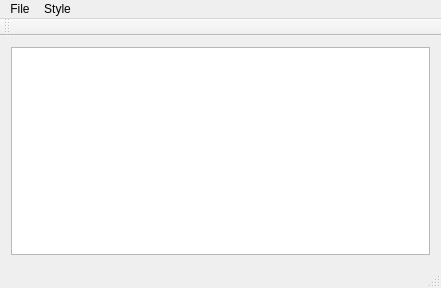
<?xml version="1.0" encoding="UTF-8"?>
<ui version="4.0">
 <class>MainWindow</class>
 <widget class="QMainWindow" name="MainWindow">
  <property name="geometry">
   <rect>
    <x>0</x>
    <y>0</y>
    <width>441</width>
    <height>288</height>
   </rect>
  </property>
  <property name="windowTitle">
   <string>MainWindow</string>
  </property>
  <widget class="QWidget" name="centralWidget">
   <layout class="QVBoxLayout" name="verticalLayout">
    <item>
     <widget class="QTextEdit" name="teLines">
      <property name="sizePolicy">
       <sizepolicy hsizetype="Preferred" vsizetype="Preferred">
        <horstretch>0</horstretch>
        <verstretch>0</verstretch>
       </sizepolicy>
      </property>
      <property name="layoutDirection">
       <enum>Qt::LeftToRight</enum>
      </property>
      <property name="sizeAdjustPolicy">
       <enum>QAbstractScrollArea::AdjustToContents</enum>
      </property>
      <property name="html">
       <string>&lt;!DOCTYPE HTML PUBLIC &quot;-//W3C//DTD HTML 4.0//EN&quot; &quot;http://www.w3.org/TR/REC-html40/strict.dtd&quot;&gt;
&lt;html&gt;&lt;head&gt;&lt;meta name=&quot;qrichtext&quot; content=&quot;1&quot; /&gt;&lt;style type=&quot;text/css&quot;&gt;
p, li { white-space: pre-wrap; }
&lt;/style&gt;&lt;/head&gt;&lt;body style=&quot; font-family:'Ubuntu'; font-size:11pt; font-weight:400; font-style:normal;&quot;&gt;
&lt;p style=&quot;-qt-paragraph-type:empty; margin-top:0px; margin-bottom:0px; margin-left:0px; margin-right:0px; -qt-block-indent:0; text-indent:0px;&quot;&gt;&lt;br /&gt;&lt;/p&gt;&lt;/body&gt;&lt;/html&gt;</string>
      </property>
     </widget>
    </item>
   </layout>
  </widget>
  <widget class="QMenuBar" name="menuBar">
   <property name="geometry">
    <rect>
     <x>0</x>
     <y>0</y>
     <width>441</width>
     <height>22</height>
    </rect>
   </property>
   <widget class="QMenu" name="menuFile">
    <property name="title">
     <string>File</string>
    </property>
    <addaction name="actNew"/>
    <addaction name="separator"/>
    <addaction name="actOpen"/>
    <addaction name="separator"/>
    <addaction name="actSave"/>
    <addaction name="separator"/>
    <addaction name="actSaveAs"/>
    <addaction name="separator"/>
   </widget>
   <widget class="QMenu" name="menuStyle">
    <property name="title">
     <string>Style</string>
    </property>
    <addaction name="actTextFont"/>
    <addaction name="separator"/>
    <addaction name="actTextColor"/>
    <addaction name="separator"/>
    <addaction name="actTextBackgroundColor"/>
    <addaction name="separator"/>
    <addaction name="actBackgroundColor"/>
   </widget>
   <addaction name="menuFile"/>
   <addaction name="menuStyle"/>
  </widget>
  <widget class="QToolBar" name="mainToolBar">
   <attribute name="toolBarArea">
    <enum>TopToolBarArea</enum>
   </attribute>
   <attribute name="toolBarBreak">
    <bool>false</bool>
   </attribute>
  </widget>
  <widget class="QStatusBar" name="statusBar"/>
  <action name="actNew">
   <property name="text">
    <string>New</string>
   </property>
  </action>
  <action name="actionOpen">
   <property name="text">
    <string>Open</string>
   </property>
  </action>
  <action name="actionSave_2">
   <property name="text">
    <string>Save</string>
   </property>
  </action>
  <action name="actionSave_as">
   <property name="text">
    <string>Save as</string>
   </property>
  </action>
  <action name="actOpen">
   <property name="text">
    <string>Open</string>
   </property>
  </action>
  <action name="actSave">
   <property name="text">
    <string>Save</string>
   </property>
  </action>
  <action name="actSaveAs">
   <property name="text">
    <string>Save as</string>
   </property>
  </action>
  <action name="actTextFont">
   <property name="text">
    <string>Text font</string>
   </property>
  </action>
  <action name="actTextColor">
   <property name="text">
    <string>Text color</string>
   </property>
  </action>
  <action name="actTextStyle">
   <property name="text">
    <string>Text style</string>
   </property>
  </action>
  <action name="actTextBackgroundColor">
   <property name="text">
    <string>Text background color</string>
   </property>
  </action>
  <action name="actBackgroundColor">
   <property name="text">
    <string>Background color</string>
   </property>
  </action>
 </widget>
 <layoutdefault spacing="6" margin="11"/>
 <resources/>
 <connections/>
</ui>
